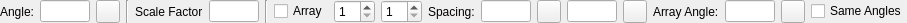
<?xml version="1.0" encoding="UTF-8"?>
<ui version="4.0">
 <class>LC_PasteTransformOptions</class>
 <widget class="QWidget" name="LC_PasteTransformOptions">
  <property name="geometry">
   <rect>
    <x>0</x>
    <y>0</y>
    <width>873</width>
    <height>22</height>
   </rect>
  </property>
  <property name="windowTitle">
   <string>Form</string>
  </property>
  <layout class="QGridLayout" name="gridLayout">
   <property name="leftMargin">
    <number>0</number>
   </property>
   <property name="topMargin">
    <number>0</number>
   </property>
   <property name="rightMargin">
    <number>0</number>
   </property>
   <property name="bottomMargin">
    <number>0</number>
   </property>
   <item row="0" column="1">
    <widget class="QLineEdit" name="leAngle">
     <property name="sizePolicy">
      <sizepolicy hsizetype="Minimum" vsizetype="Fixed">
       <horstretch>0</horstretch>
       <verstretch>0</verstretch>
      </sizepolicy>
     </property>
     <property name="minimumSize">
      <size>
       <width>50</width>
       <height>0</height>
      </size>
     </property>
     <property name="maximumSize">
      <size>
       <width>50</width>
       <height>16777215</height>
      </size>
     </property>
     <property name="toolTip">
      <string>Rotation angle for pasted entities</string>
     </property>
    </widget>
   </item>
   <item row="0" column="7">
    <widget class="QCheckBox" name="cbArray">
     <property name="toolTip">
      <string>If checked, arrays of copies will be created on paste.</string>
     </property>
     <property name="text">
      <string>Array</string>
     </property>
    </widget>
   </item>
   <item row="0" column="13">
    <widget class="QLineEdit" name="leArraySpacingY">
     <property name="sizePolicy">
      <sizepolicy hsizetype="Minimum" vsizetype="Fixed">
       <horstretch>0</horstretch>
       <verstretch>0</verstretch>
      </sizepolicy>
     </property>
     <property name="minimumSize">
      <size>
       <width>50</width>
       <height>0</height>
      </size>
     </property>
     <property name="maximumSize">
      <size>
       <width>50</width>
       <height>16777215</height>
      </size>
     </property>
     <property name="toolTip">
      <string>Spacing between entities insertion points in rows. </string>
     </property>
    </widget>
   </item>
   <item row="0" column="0">
    <widget class="QLabel" name="label">
     <property name="text">
      <string>Angle:</string>
     </property>
    </widget>
   </item>
   <item row="0" column="10">
    <widget class="QLabel" name="label_3">
     <property name="text">
      <string>Spacing:</string>
     </property>
    </widget>
   </item>
   <item row="0" column="16">
    <widget class="QLineEdit" name="leArrayAngle">
     <property name="sizePolicy">
      <sizepolicy hsizetype="Minimum" vsizetype="Fixed">
       <horstretch>0</horstretch>
       <verstretch>0</verstretch>
      </sizepolicy>
     </property>
     <property name="minimumSize">
      <size>
       <width>50</width>
       <height>0</height>
      </size>
     </property>
     <property name="maximumSize">
      <size>
       <width>50</width>
       <height>16777215</height>
      </size>
     </property>
     <property name="toolTip">
      <string>Rotation angle for array.</string>
     </property>
    </widget>
   </item>
   <item row="0" column="12">
    <widget class="QToolButton" name="tbPickArraySpacingX">
     <property name="toolTip">
      <string>Pick array spacing by X from drawing</string>
     </property>
     <property name="text">
      <string/>
     </property>
     <property name="icon">
      <iconset resource="../../../../res/icons/icons.qrc">
       <normaloff>:/icons/interactive_pick_distance.lci</normaloff>:/icons/interactive_pick_distance.lci</iconset>
     </property>
    </widget>
   </item>
   <item row="0" column="19">
    <spacer name="horizontalSpacer">
     <property name="orientation">
      <enum>Qt::Horizontal</enum>
     </property>
     <property name="sizeHint" stdset="0">
      <size>
       <width>0</width>
       <height>20</height>
      </size>
     </property>
    </spacer>
   </item>
   <item row="0" column="9">
    <widget class="QSpinBox" name="sbArrayY">
     <property name="toolTip">
      <string>Array rows number.</string>
     </property>
     <property name="minimum">
      <number>1</number>
     </property>
    </widget>
   </item>
   <item row="0" column="6">
    <widget class="Line" name="line_2">
     <property name="orientation">
      <enum>Qt::Vertical</enum>
     </property>
    </widget>
   </item>
   <item row="0" column="5">
    <widget class="QLineEdit" name="leFactor">
     <property name="sizePolicy">
      <sizepolicy hsizetype="Minimum" vsizetype="Fixed">
       <horstretch>0</horstretch>
       <verstretch>0</verstretch>
      </sizepolicy>
     </property>
     <property name="minimumSize">
      <size>
       <width>50</width>
       <height>0</height>
      </size>
     </property>
     <property name="maximumSize">
      <size>
       <width>50</width>
       <height>16777215</height>
      </size>
     </property>
     <property name="toolTip">
      <string>Scale factor for pasted entities</string>
     </property>
    </widget>
   </item>
   <item row="0" column="4">
    <widget class="QLabel" name="label_2">
     <property name="text">
      <string>Scale Factor</string>
     </property>
    </widget>
   </item>
   <item row="0" column="14">
    <widget class="QToolButton" name="tbPickArraySpacingY">
     <property name="toolTip">
      <string>Pick array spacing by Y from drawing</string>
     </property>
     <property name="text">
      <string/>
     </property>
     <property name="icon">
      <iconset resource="../../../../res/icons/icons.qrc">
       <normaloff>:/icons/interactive_pick_distance.lci</normaloff>:/icons/interactive_pick_distance.lci</iconset>
     </property>
    </widget>
   </item>
   <item row="0" column="2">
    <widget class="QToolButton" name="tbPickAngle">
     <property name="toolTip">
      <string>Pick angle from drawing</string>
     </property>
     <property name="text">
      <string/>
     </property>
     <property name="icon">
      <iconset resource="../../../../res/icons/icons.qrc">
       <normaloff>:/icons/interactive_pick_angle.lci</normaloff>:/icons/interactive_pick_angle.lci</iconset>
     </property>
    </widget>
   </item>
   <item row="0" column="15">
    <widget class="QLabel" name="label_4">
     <property name="text">
      <string>Array Angle:</string>
     </property>
    </widget>
   </item>
   <item row="0" column="11">
    <widget class="QLineEdit" name="leArraySpacingX">
     <property name="sizePolicy">
      <sizepolicy hsizetype="Minimum" vsizetype="Fixed">
       <horstretch>0</horstretch>
       <verstretch>0</verstretch>
      </sizepolicy>
     </property>
     <property name="minimumSize">
      <size>
       <width>50</width>
       <height>0</height>
      </size>
     </property>
     <property name="maximumSize">
      <size>
       <width>50</width>
       <height>16777215</height>
      </size>
     </property>
     <property name="toolTip">
      <string>Spacing between insertion points of entities in columns.</string>
     </property>
    </widget>
   </item>
   <item row="0" column="18">
    <widget class="QCheckBox" name="cbSameAngles">
     <property name="toolTip">
      <string>If checked, the same rotation angle is used for each individual paste and whole array. Otherwise, different angles are used. </string>
     </property>
     <property name="text">
      <string>Same Angles</string>
     </property>
    </widget>
   </item>
   <item row="0" column="8">
    <widget class="QSpinBox" name="sbArrayX">
     <property name="toolTip">
      <string>Array columns number.</string>
     </property>
     <property name="minimum">
      <number>1</number>
     </property>
    </widget>
   </item>
   <item row="0" column="3">
    <widget class="Line" name="line">
     <property name="orientation">
      <enum>Qt::Vertical</enum>
     </property>
    </widget>
   </item>
   <item row="0" column="17">
    <widget class="QToolButton" name="tbPickArrayAngle">
     <property name="toolTip">
      <string>Pick array angle from drawing</string>
     </property>
     <property name="text">
      <string/>
     </property>
     <property name="icon">
      <iconset resource="../../../../res/icons/icons.qrc">
       <normaloff>:/icons/interactive_pick_angle.lci</normaloff>:/icons/interactive_pick_angle.lci</iconset>
     </property>
    </widget>
   </item>
  </layout>
 </widget>
 <resources>
  <include location="../../../../res/icons/icons.qrc"/>
 </resources>
 <connections/>
</ui>
